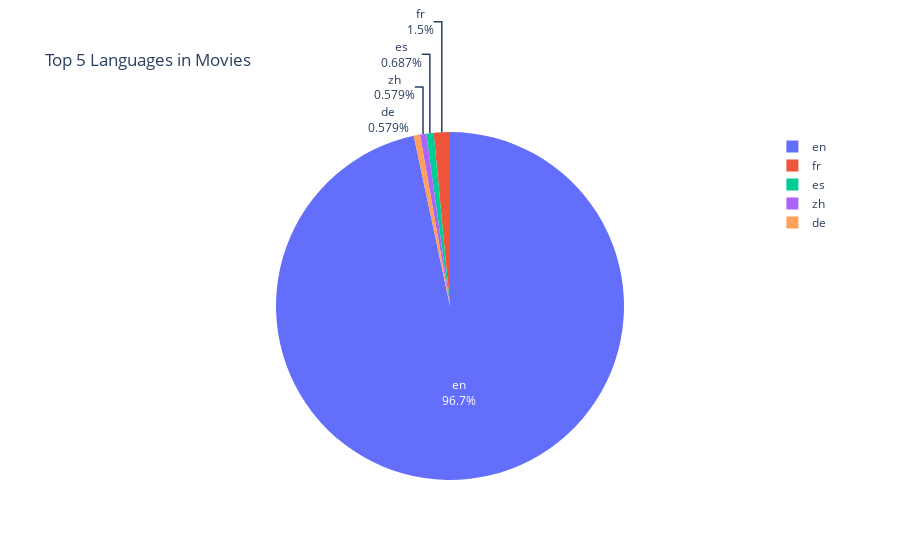

Notebook code cell kept with this figure:
### Markdown cell above
## Q5: Use pie chart to draw top 5 languages.
- Hint: use counter to create dataframe contains production_countries with Frequencies.
![p2.png](attachment:p2.png)

### Code cell
import plotly.graph_objects as go

top_languages = combined_df['original_language'].value_counts().head(5)

fig = go.Figure(data=[go.Pie(labels=top_languages.index, values=top_languages, textinfo='label+percent')])

fig.update_layout(title_text='Top 5 Languages in Movies')

fig.show()

### Figure 1 — Plotly figure (JSON) as saved in the notebook; plotly's stock layout.template omitted (floating-point values rounded to 4 significant figures)
{"data": [{"labels": ["en", "fr", "es", "zh", "de"], "textinfo": "label+percent", "type": "pie", "values": [4505, 70, 32, 27, 27]}], "layout": {"title": {"text": "Top 5 Languages in Movies"}}}
